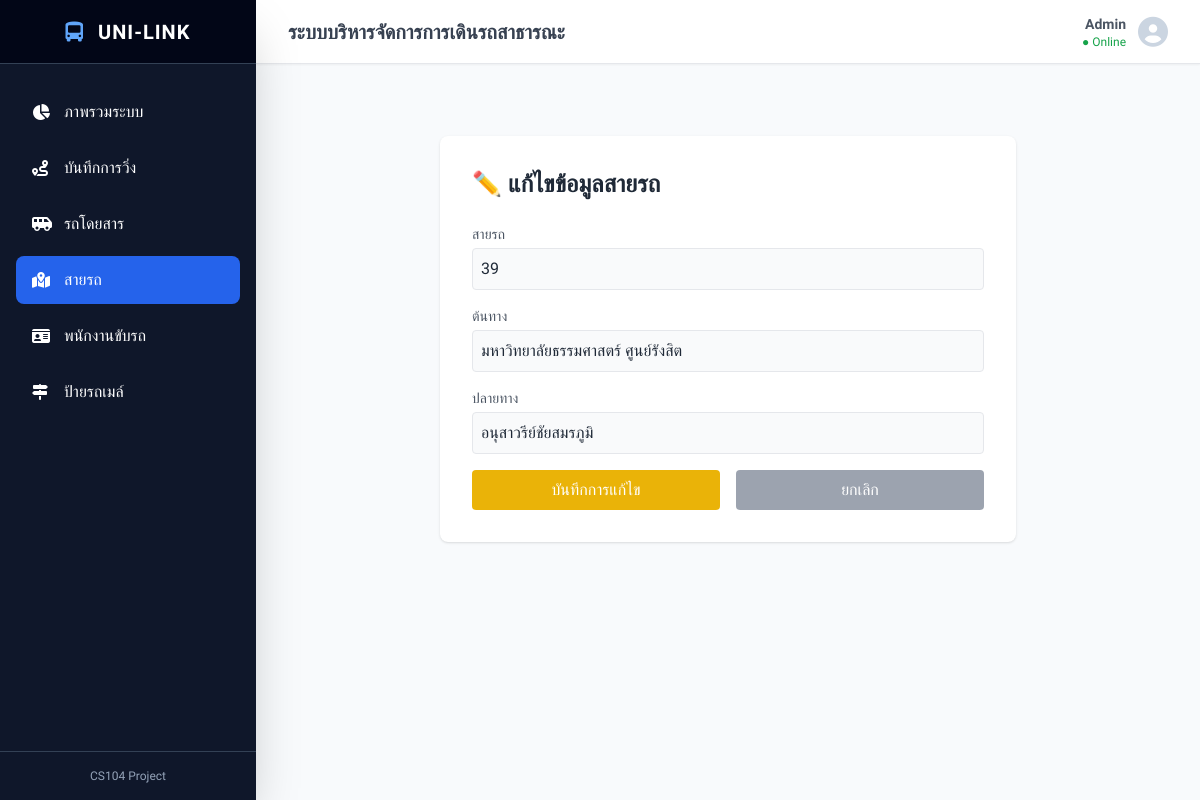
The app's page /edit_route/1, older data.
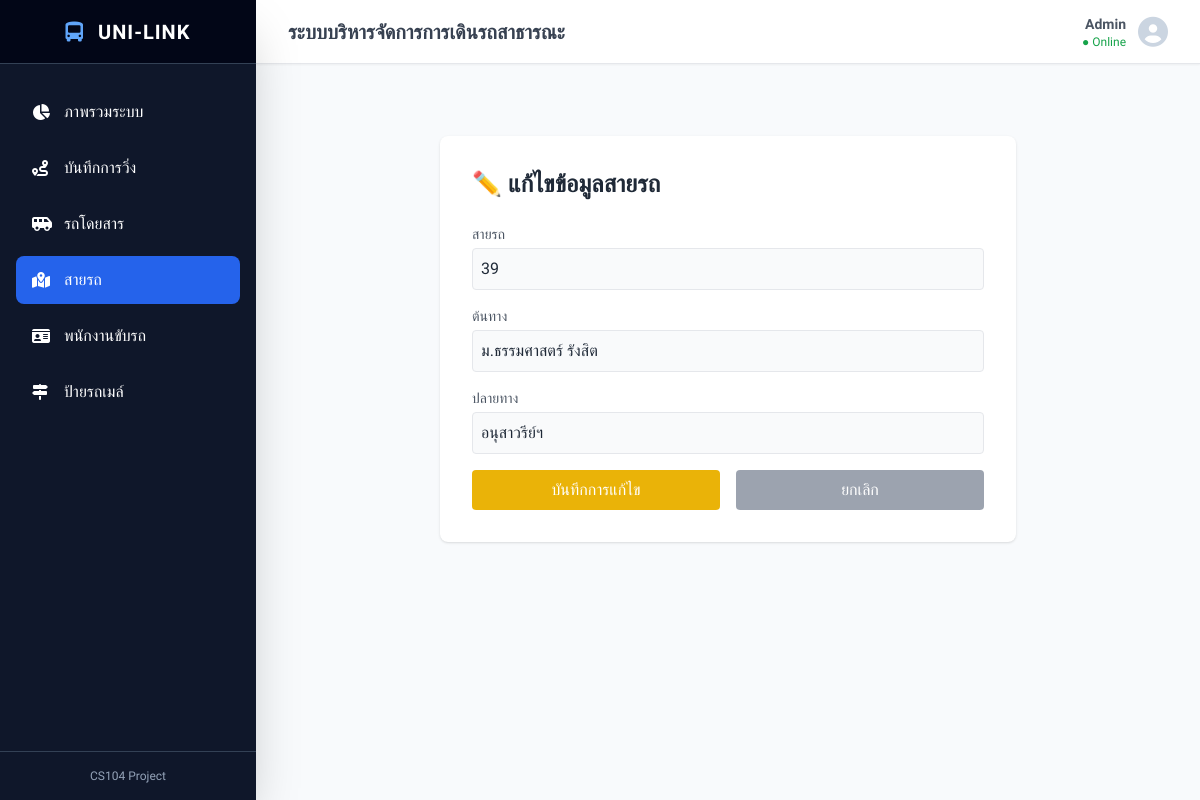
The same page, newer data.
### tables this page shows
CREATE TABLE Routes (
    route_id INTEGER PRIMARY KEY AUTOINCREMENT,
    route_num TEXT NOT NULL UNIQUE,
    origin TEXT NOT NULL,
    destination TEXT NOT NULL
);

### app.py (the view, shortened to what this page needs)
@app.route('/edit_route/<int:id>', methods=['GET', 'POST'])
def edit_route(id):
    db = open_database()
    route = db.execute(
        'SELECT route_id AS id, route_num, origin, destination FROM Routes WHERE route_id = ?',
        (id,)
    ).fetchone()
    db.close()
    return render_template('edit_route.html', route=route)

### app.py (called while the page is built)
def open_database():
    connection = sqlite3.connect('database.db')
    connection.execute('PRAGMA foreign_keys = ON')
    connection.row_factory = sqlite3.Row
    return connection

### templates/edit_route.html
{% extends 'base.html' %}
{% block content %}
<div class="max-w-xl mx-auto bg-white p-8 rounded-lg shadow mt-10">
    <h2 class="text-2xl font-bold text-gray-800 mb-6">✏️ แก้ไขข้อมูลสายรถ</h2>
    <form action="/edit_route/{{ route.id }}" method="POST" class="space-y-4">
        <div>
            <label class="block text-sm text-gray-600 mb-1">สายรถ</label>
            <input type="text" name="route_num" value="{{ route.route_num }}" required class="border p-2 rounded w-full bg-gray-50">
        </div>
        <div>
            <label class="block text-sm text-gray-600 mb-1">ต้นทาง</label>
            <input type="text" name="origin" value="{{ route.origin }}" required class="border p-2 rounded w-full bg-gray-50">
        </div>
        <div>
            <label class="block text-sm text-gray-600 mb-1">ปลายทาง</label>
            <input type="text" name="destination" value="{{ route.destination }}" required class="border p-2 rounded w-full bg-gray-50">
        </div>
        <div class="flex gap-4 mt-6">
            <button type="submit" class="bg-yellow-500 text-white px-4 py-2 rounded hover:bg-yellow-600 flex-1">บันทึกการแก้ไข</button>
            <a href="/routes" class="bg-gray-400 text-white px-4 py-2 rounded hover:bg-gray-500 text-center flex-1">ยกเลิก</a>
        </div>
    </form>
</div>
{% endblock %}

Row changes from the older to the newer data that the page shows:
changed Routes: origin "มหาวิทยาลัยธรรมศาสตร์ ศูนย์รังสิต" → "ม.ธรรมศาสตร์ รังสิต"; destination "อนุสาวรีย์ชัยสมรภูมิ" → "อนุสาวรีย์ฯ"
